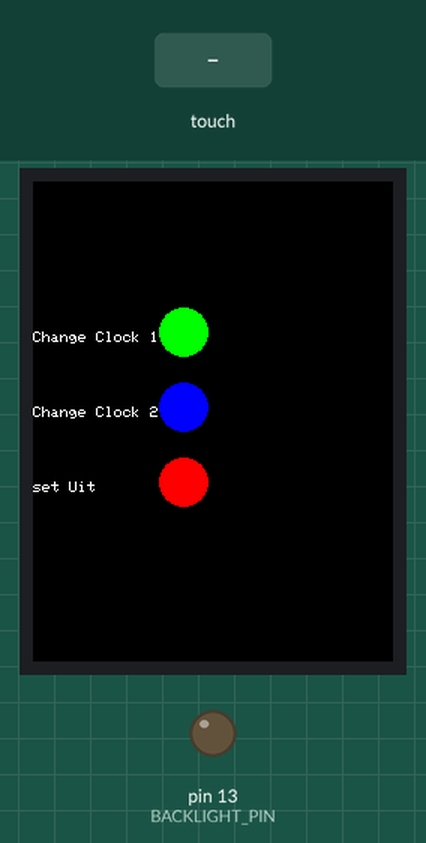
This sketch was run on a simulated Arduino Mega 2560, built with avr-gcc and run on an emulated ATmega2560. Parts: 240×320 colour display, output pins drawn as LEDs (lit = HIGH). The test bench sets the inputs (shaded band). The local clock reads 2024-03-15 10:24:30 at power-on unless the sketch sets it; what the sketch prints to the serial monitor is not drawn.

Above: at 1.9 s.
2.0 s: touch panel pressed at 38 % / 70 % of its raw x / y range
Timing chart, 0 to 5.0 s (numbered marks = the images above; inputs shaded):
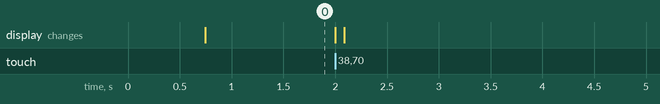

The sketch:

aquarium-controller.ino
```cpp
  // IMPORTANT: Adafruit_TFTLCD LIBRARY MUST BE SPECIFICALLY
// CONFIGURED FOR EITHER THE TFT SHIELD OR THE BREAKOUT BOARD.
// SEE RELEVANT COMMENTS IN Adafruit_TFTLCD.h FOR SETUP.

#include <Adafruit_GFX.h>    // Core graphics library
#include <Adafruit_TFTLCD.h> // Hardware-specific library
#include <TouchScreen.h>
#include <Wire.h>
//use pin scl and scda on arduino uno
//#include <LiquidCrystal_I2C.h>
//for storing data past boot
#include <EEPROM.h>
//for using tiny rtc
#include <Wire.h>
#include <RTClib.h>
RTC_DS1307 RTC;
#define BACKLIGHT_PIN     13
//Gebruik i2cguess om niet werkende lcd's uit te lezen
//Gebruik de library van F Malpartida voor aansturing van de LCD
//LiquidCrystal_I2C lcd(0x3f, 2, 1, 0, 4, 5, 6, 7, 3, POSITIVE);
//tft-settings

#define LCD_CS A3 // Chip Select goes to uintAnalog 3
#define LCD_CD A2 // Command/Data goes to Analog 2
#define LCD_WR A1 // LCD Write goes to Analog 1
#define LCD_RD A0 // LCD Read goes to Analog 0
#define LCD_RESET A4 // Can alternately just connect to Arduino's reset pin
//touch Settings
#define YP A3  // must be an analog pin, use "An" notation!
#define XM A2  // must be an analog pin, use "An" notation!
#define YM 23   // can be a digital pin
#define XP 22   // can be a digital pin
//changed YM 9 and XP 8 to represent Mega
#define TS_MINX 200
#define TS_MINY 200
#define TS_MAXX 910
#define TS_MAXY 915

#define MINPRESSURE 10
#define MAXPRESSURE 1000
#define PENRADIUS 3

// For better pressure precision, we need to know the resistance
// between X+ and X- Use any multimeter to read it
// For the one we're using, its 300 ohms across the X plate
TouchScreen ts = TouchScreen(XP, YP, XM, YM, 300);

// When using the BREAKOUT BOARD only, use these 8 data lines to the LCD:
// For the Arduino Uno, Duemilanove, Diecimila, etc.:
//   D0 connects to digital pin 8  (Notice these are
//   D1 connects to digital pin 9   NOT in order!)
//   D2 connects to digital pin 2
//   D3 connects to digital pin 3
//   D4 connects to digital pin 4
//   D5 connects to digital pin 5
//   D6 connects to digital pin 6
//   D7 connects to digital pin 7
// For the Arduino Mega, use digital pins 22 through 29
// (on the 2-row header at the end of the board).

// Assign human-readable names to some common 16-bit color values:
#define  BLACK   0x0000
#define BLUE    0x001F
#define RED     0xF800
#define GREEN   0x07E0
#define CYAN    0x07FF
#define MAGENTA 0xF81F
#define YELLOW  0xFFE0
#define WHITE   0xFFFF

Adafruit_TFTLCD tft(LCD_CS, LCD_CD, LCD_WR, LCD_RD, LCD_RESET);
// If using the shield, all control and data lines are fixed, and
// a simpler declaration can optionally be used:
// Adafruit_TFTLCD tft;

//int lichtsterkte;
byte waarde;
int teller=0;
//kloksettings
int adrc1aanuur = 0;
int adrc1aanmin =1;
int adrc1uituur = 2;
int adrc1uitmin = 3;
int adrc2aanuur = 4;
int adrc2aanmin = 5;
int adrc2uituur = 6;
int adrc2uitmin = 8;
int c1_aanuur = EEPROM.read(adrc1aanuur);
int c1_aanmin =EEPROM.read(adrc1aanmin);
int c1_uituur = EEPROM.read(adrc1uituur);
int c1_uitmin = EEPROM.read(adrc1uitmin);
int c2_aanuur = EEPROM.read(adrc2aanuur);
int c2_aanmin =EEPROM.read(adrc2aanmin);
int c2_uituur = EEPROM.read(adrc2uituur);
int c2_uitmin = EEPROM.read(adrc2uitmin);
byte button1_state = LOW;
int button1_pin = 2;
const int c1_redPin = 44;
const int c1_greenPin = 45;
const int c1_bluePin = 46;
int uurnu;
int minuutnu;
int secnu;

/////////////////////////////
//SETUP
void setup()
{
   pinMode(13, OUTPUT);//???voor touch??
  tft.reset();
  uint16_t identifier = 0x9341;
// pinMode(c1_redPin,OUTPUT);
// pinMode(c1_greenPin,OUTPUT);
// pinMode(c1_bluePin,OUTPUT);
  //waarde van de eeprom uitlezen
 // waarde = EEPROM.read(address);
  //rtc setup
  Serial.begin(57600);
  Wire.begin();
  RTC.begin();
  //RTC.adjust(DateTime(__DATE__, __TIME__));
    //als de klok niet klopt, zet rtc.adjust dan buiten het if statement, upload, en zet rt.adjust terug in het if statement en upload.
  //Op deze manier wordt de tijd gezet met de tijd dat het programma gecompileerd werd
  if (! RTC.isrunning()) {
    Serial.println("RTC is NOT running!");
    // following line sets the RTC to the date & time this sketch was compiled
    RTC.adjust(DateTime(__DATE__, __TIME__));
  }
  tft.begin(identifier);

  Serial.println(F("Benchmark                Time (microseconds)"));

  Serial.print(F("Screen fill              "));
  //Serial.println(testFillScreen());
   tft.fillScreen(BLACK);
  delay(500);

 }

////////////////////////////
//LOOP
void loop()
  {
  //
  tft.setCursor(0,100);tft.print("Change Clock 1");
  tft.fillCircle(100, 100, 16, GREEN);
  tft.setCursor(0,150);tft.print("Change Clock 2");
  tft.fillCircle(100,150,16,BLUE);
  tft.setCursor(0,200);tft.print("set Uit");
  tft.fillCircle(100,200,16,RED);
  digitalWrite(13, HIGH);
  TSPoint p = ts.getPoint();
  digitalWrite(13, LOW);
  // if sharing pins, you'll need to fix the directions of the touchscreen pins
  //pinMode(XP, OUTPUT);
  pinMode(XM, OUTPUT);
  pinMode(YP, OUTPUT);
  //pinMode(YM, OUTPUT);

  if (p.z > MINPRESSURE && p.z < MAXPRESSURE) {

     // scale from 0->1023 to tft.width
     p.x = map(p.x, TS_MINX, TS_MAXX, tft.width(), 0);
     p.y = map(p.y, TS_MINY, TS_MAXY, tft.height(), 0);
     Serial.print("X = "); Serial.print(p.x);
     Serial.print("\tY = "); Serial.print(p.y);
     Serial.print("\tPressure = "); Serial.println(p.z);
     if (p.y > 88  and p.y < 116 and p.x > 125 and p.x < 166) {
         Serial.println("Change Clock 1");
         Serial.print("("); Serial.print(p.x);
         Serial.print(", "); Serial.print(p.y);
         Serial.println(")");
         ChangeTime(c1_aanuur,c1_aanmin,c1_uituur,c1_uitmin);
      }

      if (p.y > 138  and p.y < 166 and p.x > 125 and p.x < 166) {
         Serial.println("Change Clock 2");
         Serial.print("("); Serial.print(p.x);
         Serial.print(", "); Serial.print(p.y);
         Serial.println(")");
         ChangeTime(c2_aanuur,c2_aanmin,c2_uituur,c2_uitmin);

      }

      if (p.y > 188  and p.y < 216 and p.x > 125 and p.x < 166) {
         Serial.println("red");
         Serial.print("("); Serial.print(p.x);
         Serial.print(", "); Serial.print(p.y);
         Serial.println(")");
      }
   }
   //rtc function
   DateTime now = RTC.now();
   /*   Serial.print(now.year(), DEC);
   Serial.print('/');
   Serial.print(now.month(), DEC);
   Serial.print('/');
   Serial.print(now.day(), DEC);
   Serial.print(' ');
   Serial.print(now.hour(), DEC);
   Serial.print(':');
   Serial.print(now.minute(), DEC);
   Serial.print(':');
   Serial.print(now.second(), DEC);
   Serial.println();
   Serial.print(" since 1970 = ");
   Serial.print(now.unixtime());
   Serial.print("s = ");
   Serial.print(now.unixtime() / 86400L);
   Serial.println("d");*/
   //End rtc function
   /* tft.setCursor(0,0);
   tft.setTextColor(WHITE);
   tft.setTextSize(2);
   tft.println("Datum : ");
   tft.setTextColor(RED);
   tft.setTextSize(2);
   tft.print(now.day(), DEC);tft.print("/");tft.print(now.month(),DEC);tft.print("/");tft.println(now.year(),DEC);
   tft.setTextColor(GREEN);
   tft.print(now.hour(), DEC);tft.print(":");tft.println(now.minute(), DEC); /*

   /*read buttons en wijzig waarde 0-23
   button1_state = digitalRead(button1_pin);
   if (button1_state == HIGH)
      {
      waarde=waarde+1;
      if (waarde == 24)
         {
         waarde=0;
         }
       }*/

  //gewijzigde waarde opslaan in eeprom
 // EEPROM.write(address, waarde);
  //  lichtsterkte uitlezen
  digitalWrite ( BACKLIGHT_PIN, LOW );
  uurnu=now.hour();
  minuutnu=now.minute();
  secnu=now.second();
  //Serial.print("uurnu = ");
  //Serial.print(uurnu);
if ((uurnu == c1_aanuur) && (minuutnu == c1_aanmin) && (secnu <=2))
  {
  sunup();
  }
if ((uurnu == c1_uituur) && (minuutnu == c1_uitmin) && (secnu <= 2))
   {
    sundown();
   }
}

void sunup() {
  for(int fadeValue=0; fadeValue<=254; fadeValue++) {
    Serial.print("sunup");
  digitalWrite(c1_greenPin, fadeValue);
  digitalWrite(c1_redPin, fadeValue);
  digitalWrite(c1_bluePin, fadeValue);
  delay(50);
  }
}
void sundown() {
   Serial.print("sundown");
   delay (3000);
   for(int fadeValue=0; fadeValue<=254; fadeValue++) {
    Serial.print("sundown");
    digitalWrite(c1_greenPin, 254-fadeValue);
    digitalWrite(c1_redPin, 254-fadeValue);
    digitalWrite(c1_bluePin, 254-fadeValue);
    delay(50);
    }
}

unsigned long testFillScreen() {
 // unsigned long start = micros();
  tft.fillScreen(BLACK);
  tft.fillScreen(RED);
  tft.fillScreen(GREEN);
  tft.fillScreen(BLUE);
  tft.fillScreen(BLACK);
 // return micros() - start;
}

unsigned long testFilledCircles(uint8_t radius, uint16_t color) {
  unsigned long start;
  int x, y, w = tft.width(), h = tft.height(), r2 = radius * 2;

  tft.fillScreen(BLACK);
  start = micros();
  for (x = radius; x < w; x += r2) {
    for (y = radius; y < h; y += r2) {

    }
  }

  return micros() - start;
}
void ChangeTime(int aanuur,int aanmin,int uituur,int uitmin) {
  tft.fillScreen(BLUE);
  tft.setCursor(0,10);tft.print("Change Clock 1");
  tft.fillCircle(10, 10, 8, YELLOW);
  tft.setCursor(0,20);tft.print(aanuur);
  tft.fillCircle(10,30,8,YELLOW);
  while (teller <1){
    TSPoint p = ts.getPoint();
    if (p.z > MINPRESSURE && p.z < MAXPRESSURE) {

       // scale from 0->1023 to tft.width
       p.x = map(p.x, TS_MINX, TS_MAXX, tft.width(), 0);
       p.y = map(p.y, TS_MINY, TS_MAXY, tft.height(), 0);
       Serial.print("X = "); Serial.print(p.x);
       Serial.print("\tY = "); Serial.print(p.y);
       Serial.print("\tPressure = "); Serial.println(p.z);
       if (p.y > 10  and p.y < 16 and p.x > 10 and p.x < 20) {
           Serial.print("("); Serial.print(p.x);
           Serial.print(", "); Serial.print(p.y);
           Serial.println(")");
           aanuur=aanuur+1;
           if (aanuur ==23);
             {
              aanuur=0;
           }
         }

         if (p.y > 138  and p.y < 166 and p.x > 125 and p.x < 166) {
           Serial.println("Change Clock 2");
           Serial.print("("); Serial.print(p.x);
           Serial.print(", "); Serial.print(p.y);
           Serial.println(")");
           ChangeTime(c2_aanuur,c2_aanmin,c2_uituur,c2_uitmin);
         }

         if (p.y > 188  and p.y < 216 and p.x > 125 and p.x < 166) {
           Serial.println("red");
           Serial.print("("); Serial.print(p.x);
           Serial.print(", "); Serial.print(p.y);
           Serial.println(")");
           teller=teller+1;
           Serial.println(teller);
         }
         Serial.println("Einde 3");
      }
      Serial.println("Einde if p.z");
      tft.fillScreen(GREEN);
  }
  Serial.println("Einde While");
  teller=0;
  tft.fillScreen(BLACK);
  loop;
}
```
